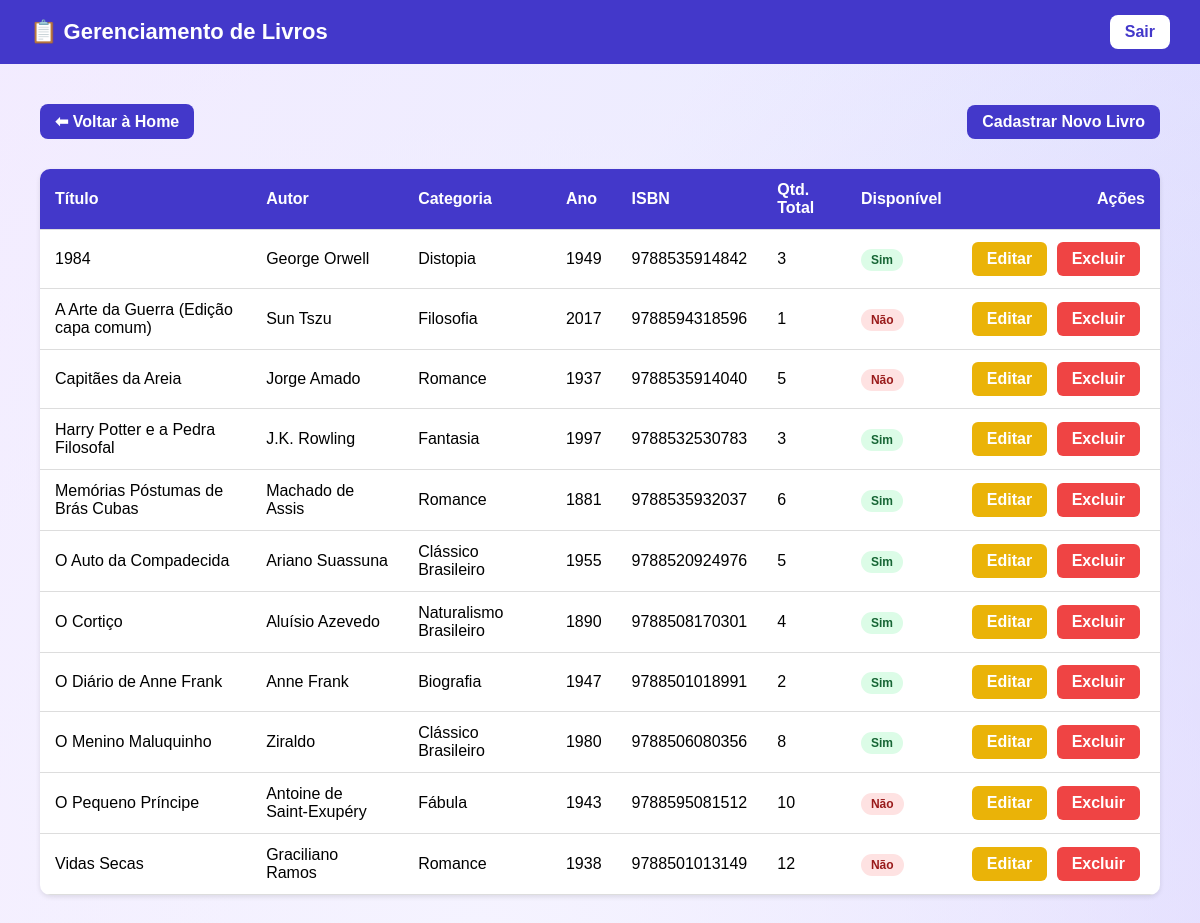
/bibliotecarias/livros/gerenciar/, run on an earlier commit of the app's database.
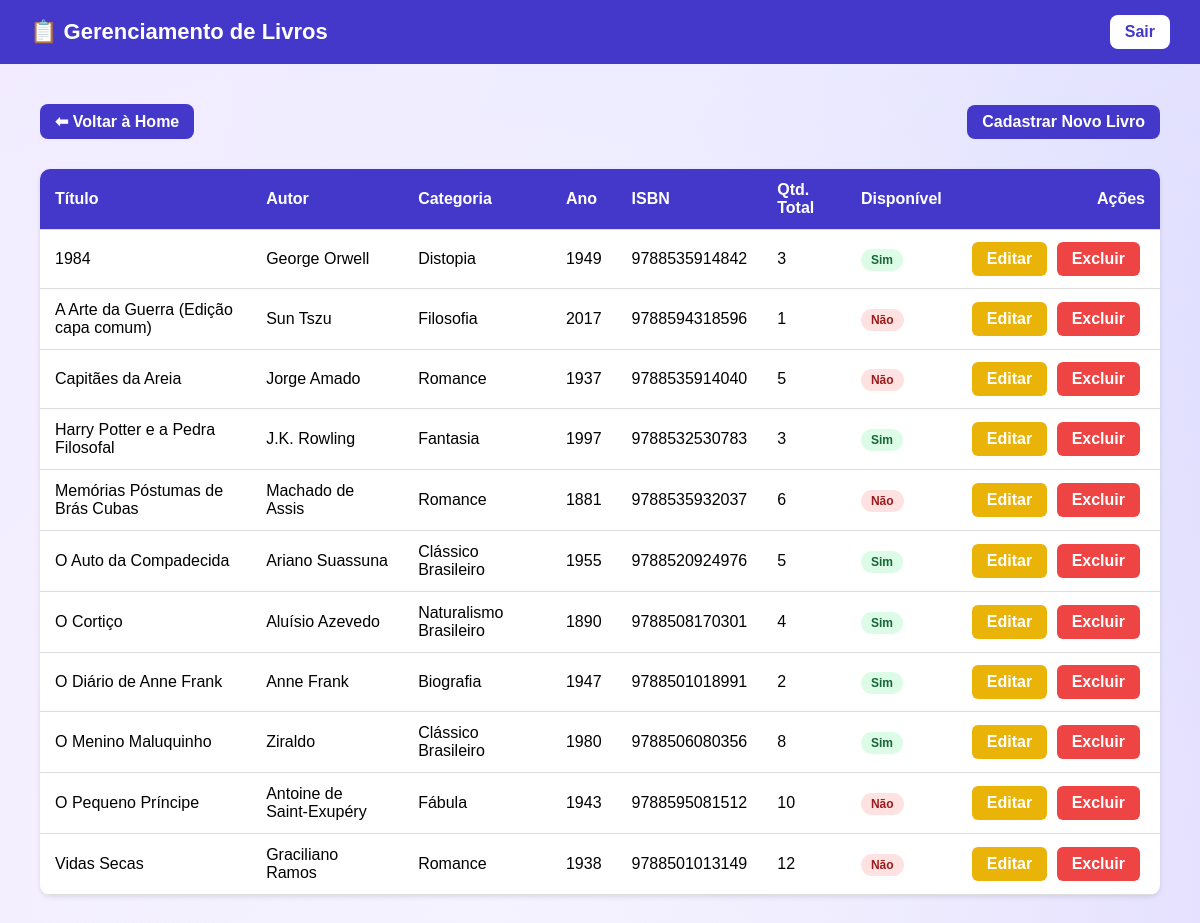
And on a later commit of the database.
### bibliotecarias/models.py (models this page shows, shortened)
class Livro(models.Model):
    isbn_validator = RegexValidator(
        regex=r'^\d{13}$',
        message='O ISBN deve conter exatamente 13 dígitos numéricos.'
    )
    titulo = models.CharField(max_length=200)
    autor = models.CharField(max_length=100)
    categoria = models.CharField(max_length=100)
    ano_publicacao = models.PositiveIntegerField()
    quantidade = models.PositiveIntegerField(default=1)
    isbn = models.CharField(
        max_length=13,
        unique=True,
        validators=[isbn_validator]
    )
    disponivel = models.BooleanField(default=True)

### bibliotecarias/views.py (the view)
# urls.py: path('livros/gerenciar/', views.gerenciar_livros, name='gerenciar_livros'),
def gerenciar_livros(request):
    livros = Livro.objects.all().order_by('titulo')
    context = {
        'livros': livros
    }
    return render(request, 'bibliotecarias/gerenciar_livros.html', context)

### bibliotecarias/templates/bibliotecarias/gerenciar_livros.html (shortened to what this page needs)
<!DOCTYPE html>
<html lang="pt-br">
<head>
</head>
<body>
<header>
    <h1>📋 Gerenciamento de Livros</h1>
    <a class="logout" href="{% url 'logout' %}">Sair</a>
</header>
<main>
    <div class="acoes-topo">
        <a href="{% url 'home_bibliotecaria' %}" class="voltar">⬅ Voltar à Home</a>
        <a class="botao" href="{% url 'cadastrar_livro' %}">Cadastrar Novo Livro</a>
    </div>
    <table>
        <thead>
            <tr>
                <th>Título</th>
                <th>Autor</th>
                <th>Categoria</th>
                <th>Ano</th>
                <th>ISBN</th>
                <th>Qtd. Total</th>
                <th>Disponível</th>
                <th class="col-acoes">Ações</th>
            </tr>
        </thead>
        <tbody>
            {% for livro in livros %}
            <tr>
                <td>{{ livro.titulo }}</td>
                <td>{{ livro.autor }}</td>
                <td>{{ livro.categoria }}</td> <td>{{ livro.ano_publicacao }}</td> <td>{{ livro.isbn }}</td> <td>{{ livro.quantidade }}</td> <td>
                    {% if livro.disponivel %}
                        <span class="status status-sim">Sim</span>
                    {% else %}
                        <span class="status status-nao">Não</span>
                    {% endif %}
                </td>
                <td class="col-acoes">
                    <a class="btn btn-editar" href="{% url 'editar_livro' livro.id %}">Editar</a>
                    <a class="btn btn-excluir" href="{% url 'excluir_livro' livro.id %}">Excluir</a>
                </td>
            </tr>
            {% empty %}
            <tr>
                <td colspan="8" style="text-align: center; padding: 30px;">
                    Nenhum livro cadastrado ainda.
                </td>
            </tr>
            {% endfor %}
        </tbody>
    </table>
</main>
</body>
</html>

What changed in the data, as far as the page shows it:
changed Livro "Memórias Póstumas de Brás Cubas": disponivel "Sim" → "Não"
